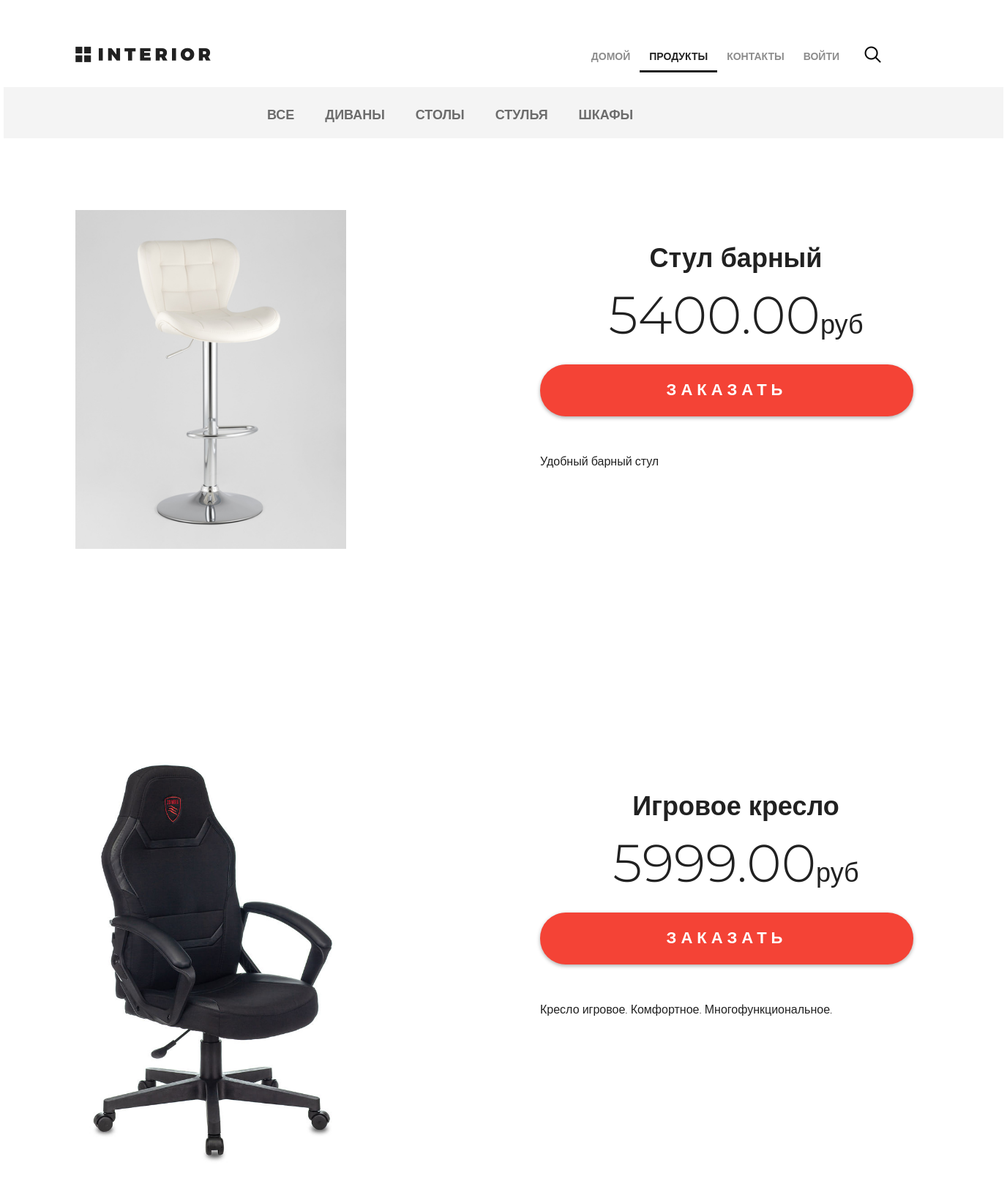
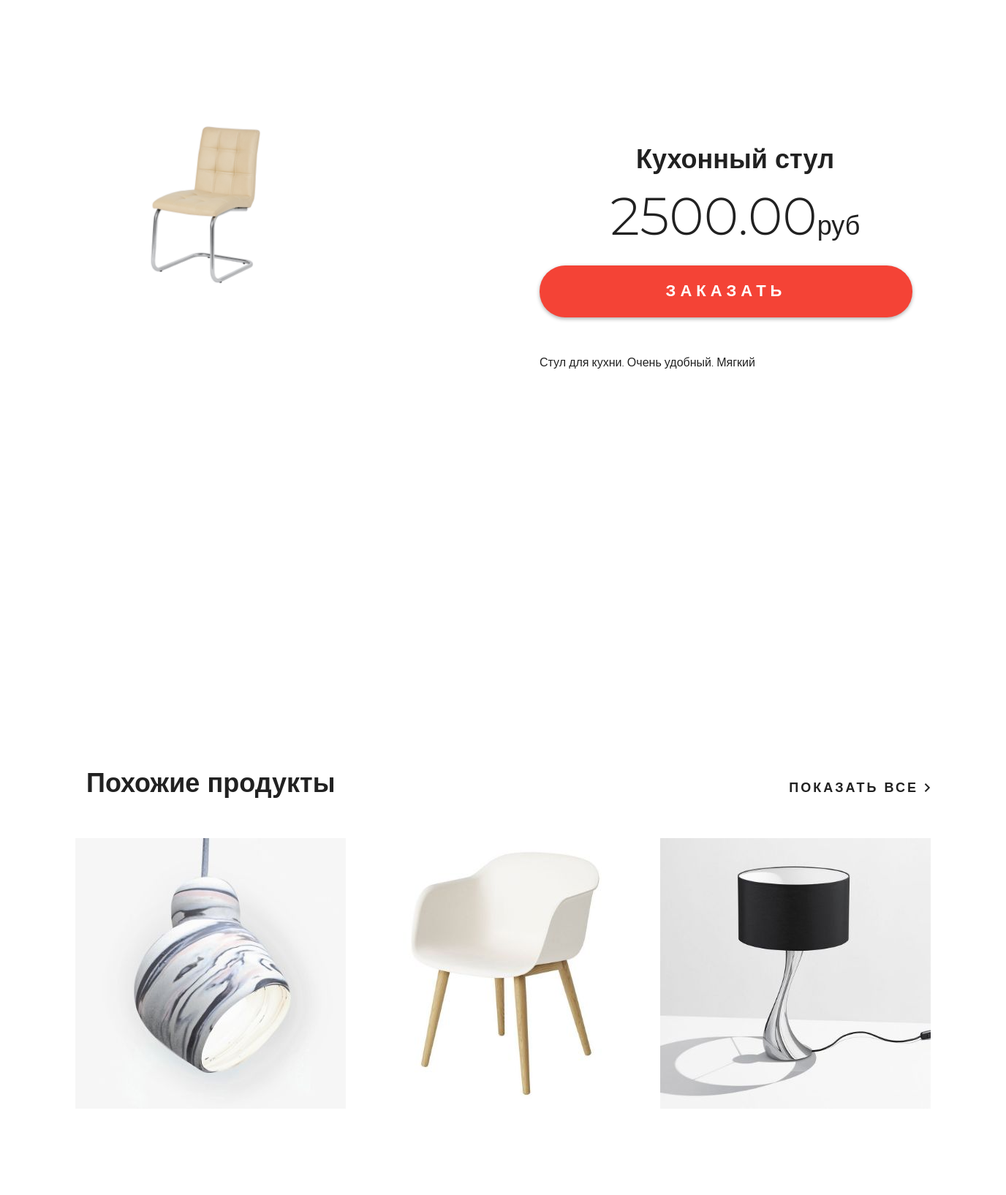
Screenshot of /products/ (upper part) with the database file from the repository (2 pictures, top to bottom).
### mainapp/models.py (models this page shows, shortened)
class ProductCategory(models.Model):
    name = models.CharField(verbose_name='имя', max_length=64, unique=True)
    descriptions = models.TextField(verbose_name='описание', blank=True)

class Products(models.Model):
    category = models.ForeignKey(ProductCategory, on_delete = models.CASCADE)
    name = models.CharField(verbose_name='имя продукта', max_length=128)
    short_desc = models.CharField(verbose_name='краткое описание продукта', max_length=64)
    image = models.ImageField(upload_to = 'products_images', blank = True)
    description = models.TextField(verbose_name='описание продукта', blank=True)
    price = models.DecimalField(verbose_name='цена продукта', max_digits = 15, decimal_places = 2, default = 0)
    quantity = models.PositiveIntegerField(verbose_name='количество на складе', default = 0)

### mainapp/views.py (the view)
# urls.py: path('products/', views.products, name = 'products'),
def products(request):
    links_menu = ProductCategory.objects.all().order_by('name')
    all_products = Products.objects.all()
    context = {
        'main_menu': main_menu,
        'links_menu': links_menu,
        'products': all_products,
    }
    return render(request, 'mainapp/products.html', context = context)

### mainapp/templates/mainapp/products.html (shortened to what this page needs)
{% extends 'mainapp/base.html' %}
{% load static %}
		{% block menu %}
		<div class="hero-white">
			<div class="header clearfix">
				<a href="index.html" class="logo"></a>
				{% include 'mainapp/includes/inc_main_menu.html' %}
				<a href="#" class="search"></a>
                <a href="#" class="basket"></a>
			</div>
		</div>
		{% endblock %}
		{% block content %}
		<div class="details">
			<div class="links clearfix">
				{% include 'mainapp/includes/inc_categories_menu.html' %}
			</div>
			{% for product in products %}
			<div class="details-products">
				<div class="details-slider">
					<div class="slider-product">
						<img src="/media/{{ product.image }}"  width="370px>
					</div>
					<div class="slider-control">
						<div class="block">
						</div>
						<div class="block">
						</div>
						<div class="block">
						</div>
					</div>
				</div>
				<div class="description">
					<h3 class="big-bold">{{ product.name }}</h3>
					<p class="price">{{ product.price }}<span>руб</span></p>
					<a href="#" class="red-button">
						заказать
					</a>
					<div class="description-text">
						<p>{{ product.description }}</p>
					</div>
				</div>
			</div>
			{% endfor %}
			<div class="related">
				<div class="title clearfix">
					<h2>Похожие продукты</h2>
					<a class="explore" href="#">показать все <img src="{% static 'img/arrow.png' %}" alt=""></a>
				</div>
				<div class="related-products clearfix">
					<div class="block">
						<a href="#"><img src="{% static 'img/product-11.jpg' %}" alt="">
						</a>
					</div>
					<div class="block">
						<a href="#"><img src="{% static 'img/product-21.jpg' %}" alt="">
						</a>
					</div>
					<div class="block">
						<a href="#"><img src="{% static 'img/product-31.jpg' %}" alt="">
						</a>
					</div>
				</div>
			</div>
		</div>
		{% endblock %}

### mainapp/templates/mainapp/Base.html (shortened to what this page needs)
{% load static %}
<!DOCTYPE html>
<html>
<head>
    {% block css %}
	<link rel="stylesheet" type="text/css" href="{% static 'style.css' %}">
	<link rel="stylesheet" href="% static '/fonts/font-awesome/css/font-awesome.css' %}">
    {% endblock %}
</head>
<body>
	<div class="container">
		{% block menu %}
        {% endblock %}
        {% block content %}
        {% endblock %}
	</div>
</body>
</html>

### mainapp/templates/mainapp/includes/inc_main_menu.html (shortened to what this page needs)
<ul class="menu">
  {% for link in main_menu %}
 <li>
    <a href = "{% url link.href %}" class = "{% if request.resolver_match.url_name == link.href %} active {% endif %}">
      {{ link.name }}</a>
  </li>
  {% endfor %}
  {% if user.is_authenticated %}
    <li>
        <a href="{% url 'auth:logout' %}">Выйти</a>
    </li>
    {% else %}
    <li>
        <a href="{% url 'auth:login' %}">Войти</a>
    </li>
  {% endif %}
</ul>

### mainapp/templates/mainapp/includes/inc_categories_menu.html
<ul class="links-menu">
    {% for link in links_menu %}
     <li>
        <a href = "{% url 'categories' link.id %}" class = "{% if active_category_id == link.id %}active{% endif %}">
          {{ link.name }}</a>
     </li>
    {% endfor %}
</ul>

### static/style.css (style rules this page uses)
* { margin: 0; padding: 0; }
body { font-family: 'Montserrat', sans-serif; }
html, body { height: 100%; }
.container { width: 1366px; margin: 0 auto; min-height: 100%; }
.logo { background-image: url(img/logo.png); margin-top: 63px; width: 185px; height: 22px; float: left; }
.menu { list-style-type: none; margin-top: 67px; float: right; }
.menu li { float: left; }
.menu a { color: #8c8c8c; font-size: 14px; font-weight: 700; text-align: right; text-transform: uppercase; text-decoration: none; padding: 10px 13px; }
.menu .active { color: #212121; font-weight: 700; border-bottom: 3px solid #212121; }
.search { display: block; width: 23px; height: 23px; background-image: url(img/search.png); position: absolute; top: 63px; left: 1176px; }
.basket { display: block; width: 23px; height: 23px; background-image: url(img/basket.png); position: absolute; top: 63px; left: 1210px; }
.clearfix:after { content: ""; display: block; clear: both; }
.explore { text-transform: uppercase; color: #212121; font-size: 18px; font-weight: 700; line-height: 24px; text-align: center; float: right; margin-top: 138px; letter-spacing: 3px; text-decoration: none; }
.big-bold { color: #212121; font-size: 36px; font-weight: 700; text-align: left; margin-bottom: 24px; line-height: 36px; }
.title { height: 152px; margin-right: 15px; }
.title h2 { float: left; margin-top: 118px; color: #212121; font-size: 36px; font-weight: 700; text-align: left; margin-left: 15px; }
.hero-white { background-color: #fff; height: 119px; padding-left: 98px; padding-right: 211px; position: relative; }
.links { height: 70px; background-color: #f4f4f4; position: relative; padding-left: 360px; }
.links-menu { margin: 27px auto 0px; position: absolute; }
.links-menu li { float: left; list-style-type: none; padding-right: 42px; }
.links-menu li a { text-decoration: none; color: #6c6c6c; font-size: 18px; font-weight: 700; text-transform: uppercase; }
.details-products { padding-left: 98px; padding-right: 98px; margin-top: 98px; height: 651px; }
.details-slider { width: 570px; float: left; margin-right: 30px; }
.slider-product { width: 570px; height: 570px; }
.description { width: 535px; float: right; padding-left: 35px }
.description .big-bold { color: #212121; font-size: 36px; font-weight: 700; text-align: center; margin-top: 47px; margin-bottom: 0px; }
.description .price { color: #212121; font-size: 72px; font-weight: 300; line-height: 48px; text-align: center; }
.description .price span { color: #212121; font-size: 36px; font-weight: 300; line-height: 48px; text-align: center; }
.red-button { display: block; height: 71px; width: 510px; border-radius: 35px; background-color: #f44336; text-align: center; text-transform: uppercase; text-decoration: none; color: #ffffff; font-size: 22px; font-weight: 700; line-height: 24px; box-shadow: 0px 2px 4.85px 0.15px rgba(33, 33, 33, 0.35); line-height: 70px; letter-spacing: 6px; margin-top: 31px; }
.description-text { margin-top: 50px; color: #212121; font-size: 16px; font-weight: 300; line-height: 24px; text-align: left; }
.description-text p { margin-bottom: 0.5em; }
.related { padding: 0px 98px; }
.related .title { height: 343px; margin-right: 0; }
.related .title h2 { margin-top: 245px; }
.related .title .explore { margin-top: 262px; }
.related-products { margin-bottom: 120px; }
.related-products .block a img { float: left; }
.related-products .block { float: left; margin-right: 30px; display: block; height: 370px; width: 370px; position: relative; }
.related-products .block:nth-child(3n) { margin-right: 0px; }

### rows the page displays
ProductCategory: name "ВСЕ"
ProductCategory: name "ДИВАНЫ"
ProductCategory: name "СТОЛЫ"
ProductCategory: name "СТУЛЬЯ"
ProductCategory: name "ШКАФЫ"
Products: image (picture), name "Стул барный", price "5400.00", description "Удобный барный стул"
Products: image (picture), name "Игровое кресло", price "5999.00", description "Кресло игровое. Комфортное. Многофункциональное."
Products: image (picture), name "Кухонный стул", price "2500.00", description "Стул для кухни. Очень удобный. Мягкий"

### other values shown
{{ link.name }} "ДОМОЙ" "ПРОДУКТЫ" "КОНТАКТЫ"
